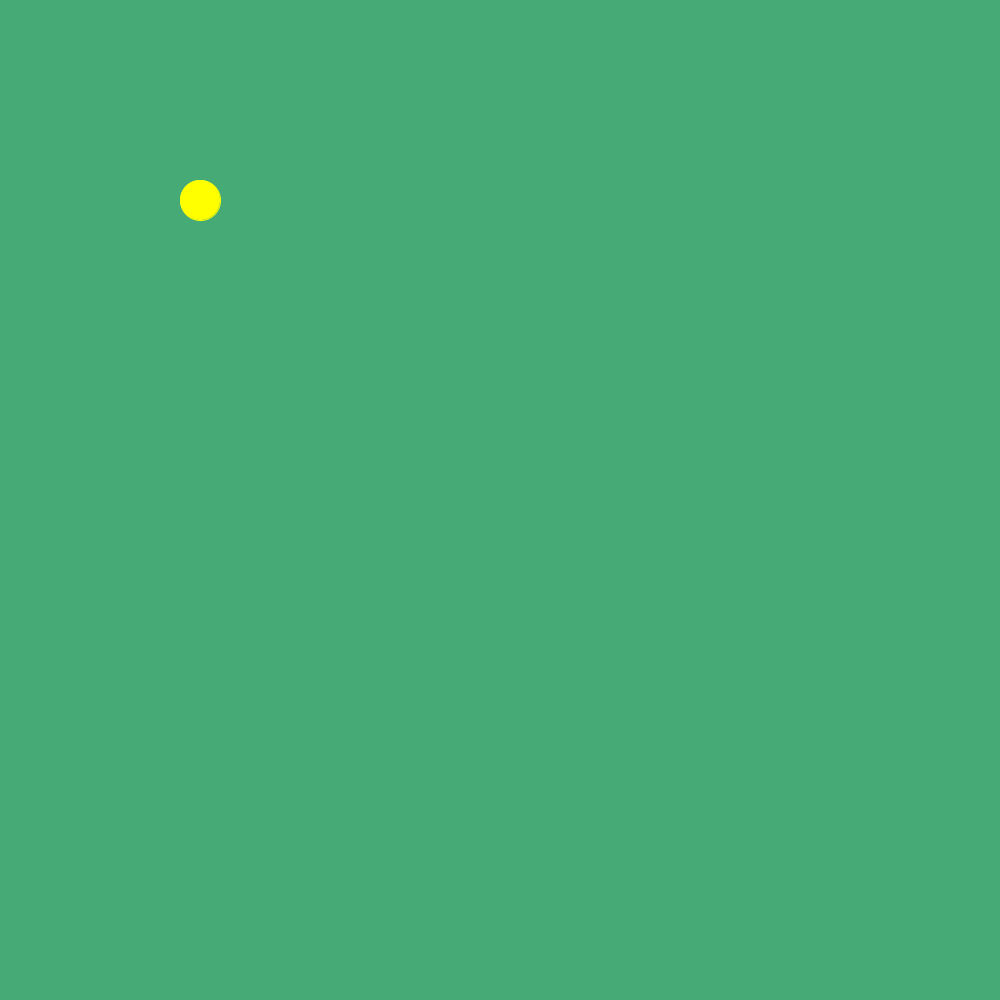
Frame 1 (no input)
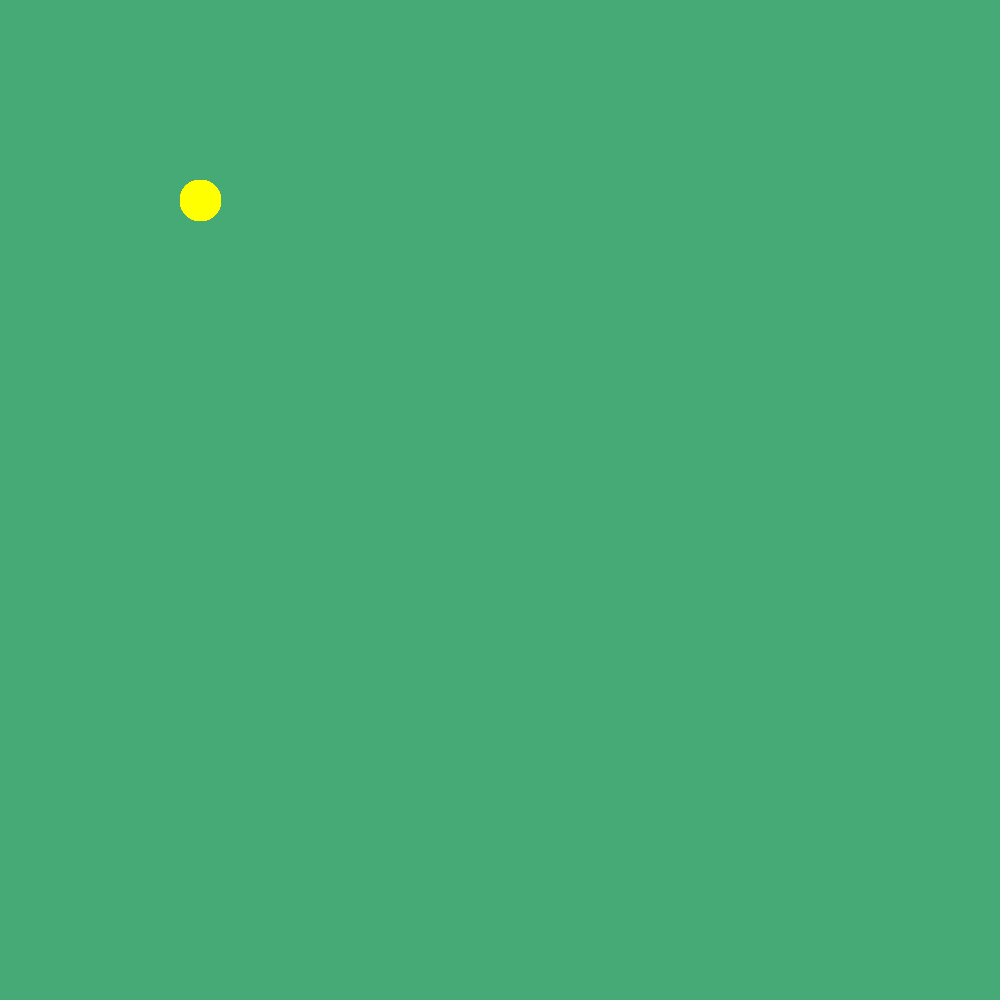
Frame 60 (the mouse pressed at the canvas centre just before this capture)
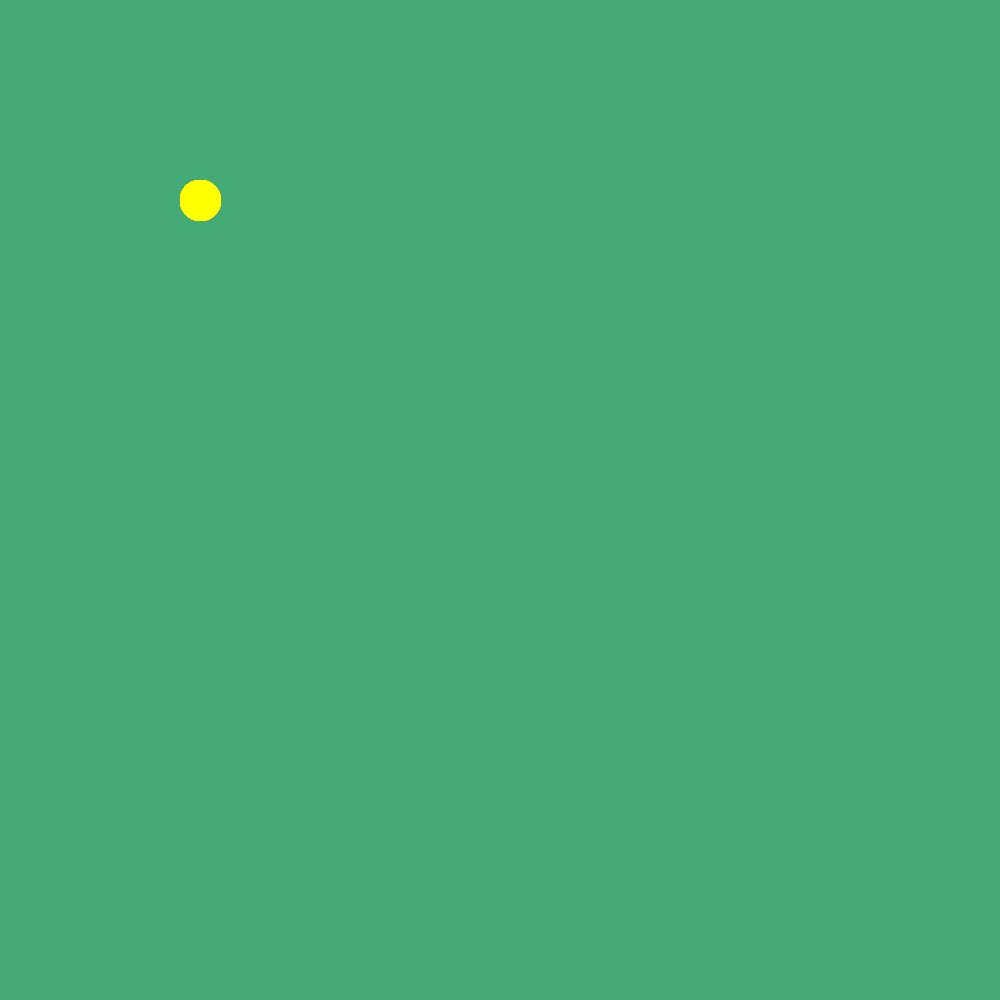
Frame 120 (the mouse held since frame 60 and released just before this capture)

The Processing sketch that drew these frames (run headless with seeded random() and noise(); from frame 60 on, the mouse is pressed at the canvas centre):

// Processing sketch: sketch_jul16b
// ── sketch_jul16b.pde
float x,y,r,vx,vy;
float f(float k)
{
  return k*k;
}
void setup()
{
  size(1000,1000);
  x=200;
  y=200;
  r=20;
  vx=0;
  vy=0;  
  background(69,170,117);
}
void draw()
{
  float a,b;
  a=mouseX;
  b=mouseY;
  if(mousePressed==true&&f(a-x)+f(b-y)<=f(r))
  {
    x=a;
    y=b;
  }
  stroke(255,255,0);
  fill(255,255,0);
  ellipse(x,y,2*r,2*r);
  x+=vx;
  y+=vy;
}
void keyPressed()
{
  if(keyCode==UP)vy-=0.1;
  if(keyCode==DOWN)vy+=0.1;
  if(keyCode==LEFT)vx-=0.1;
  if(keyCode==RIGHT)vx+=0.1;
}
